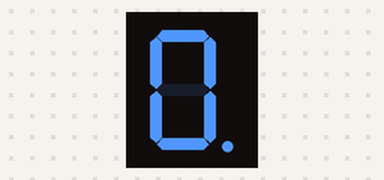
A sketch run on a simulated Arduino Uno, built with avr-gcc and run on an emulated ATmega328P. Parts: 1-digit seven-segment display. Wiring (inferred from the names in the program): 1-digit 7-segment display, segments lit when HIGH: segments pin 2, pin 3, pin 4, pin 5, pin 6, pin 7, pin 8, pin 9. The segment pins are drawn as the display they are named for.

Above: at 0.1 s.
At 0.6 s:
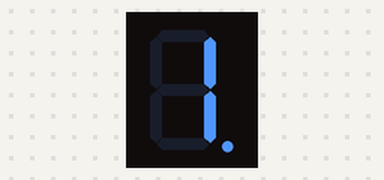
At 1.1 s:
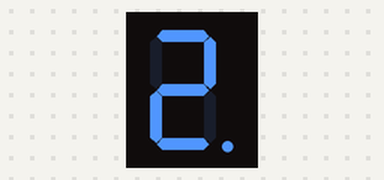
At 2.1 s:
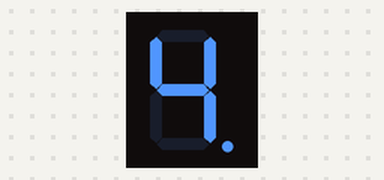
At 3.1 s:
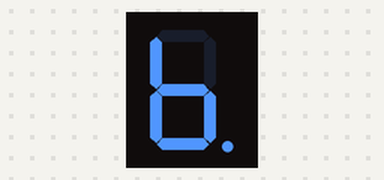
At 4.6 s:
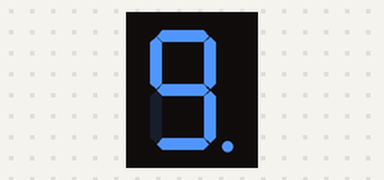

Measured:
- by itself, everything shown: repeats every 5.0 s, in 10 steps
- what the display in image 1 shows lasts 0.5 s, from 0.5 s to 1.0 s

The sketch:

seven_segment.ino
```cpp
/*
[8][7][2][3]
    ( 2 )
( 7 )   ( 3 )
    ( 8 )
( 6 )   ( 4 )
    ( 5 )   (9)
[6][5][4][9]
*/

int seg[8] = {2, 3, 4, 5, 6, 7, 8, 9}; // 각 핀번호
int number[][8]= {
  {1, 1, 1, 1, 1, 1, 0, 1}, // 0
  {0, 1, 1, 0, 0, 0, 0, 1}, // 1
  {1, 1, 0, 1, 1, 0, 1, 1}, // 2
  {1, 1, 1, 1, 0, 0, 1, 1}, // 3
  {0, 1, 1, 0, 0, 1, 1, 1}, // 4
  {1, 0, 1, 1, 0, 1, 1, 1}, // 5
  {0, 0, 1, 1, 1, 1, 1, 1}, // 6
  {1, 1, 1, 0, 0, 0, 0, 1}, // 7
  {1, 1, 1, 1, 1, 1, 1, 1}, // 8
  {1, 1, 1, 1, 0, 1, 1, 1}  // 9
};
int numberSize = sizeof(number)/sizeof(number[0]);
int i;
int j;

void setup() {
  for(i = 0; i < 8; i++) {
    pinMode(seg[i], OUTPUT);
  }
}

void loop() {
  for(i = 0; i < numberSize; i++) {
    for(j = 0; j < 8; j++) {
      digitalWrite(seg[j],number[i][j]);
    }
    delay(500);
  }
}
```
